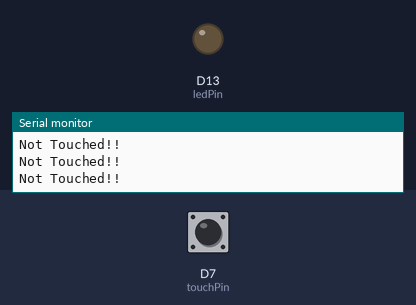
The program below on a simulated Arduino Uno R4 WiFi. Shown: output pins drawn as LEDs (lit = HIGH), the last lines printed to the serial monitor. The inputs (shaded band) are chosen by the test bench; at power-on: D7 (touchPin) LOW.

Above: at 1.2 s.
1.3 s: D7 (touchPin) pulled HIGH for 0.25 s
At 1.5 s:
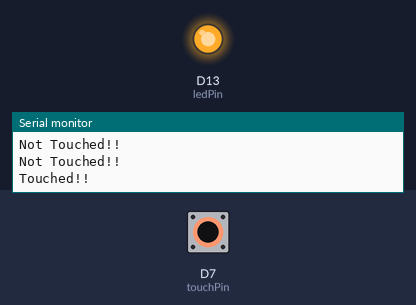
3.1 s: D7 (touchPin) pulled HIGH for 3.2 s
At 7.6 s:
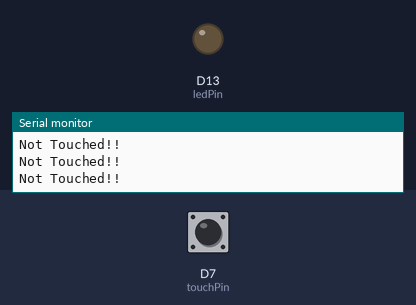
Timing chart, 0 to 9.1 s (numbered marks = the images above; inputs shaded):
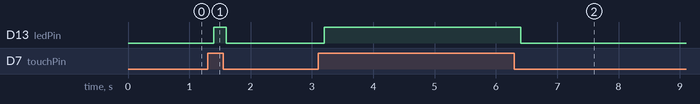

The program:

main.cpp
```cpp
/**
* @file touch_sensor.ino
 * @brief Touch sensor LED control example.
 *
 * @details
 * Reads digital signal from touch sensor.
 * If touched → LED ON and message printed.
 * If not touched → LED OFF.
 *
 * Logic:
 * HIGH (1) -> Touched
 * LOW  (0) -> Not Touched
 *
 * @author Akash Singh
 * @date 2026
 */

#include <Arduino.h>

/// @brief Digital pin connected to touch sensor
#define touchPin 7

/// @brief Built-in LED pin
#define ledPin 13

/**
 * @brief Setup function
 * Initializes pin modes and serial communication.
 */
void setup() {
    pinMode(touchPin, INPUT);
    pinMode(ledPin, OUTPUT);
    Serial.begin(9600);
}

/**
 * @brief Main loop
 * Continuously checks touch sensor state.
 */
void loop() {

    /// Read touch sensor state
    int state = digitalRead(touchPin);

    /**
     * HIGH -> Touch detected
     * LOW  -> No touch detected
     */
    if (state == HIGH) {
        digitalWrite(ledPin, HIGH);
        Serial.println("Touched!!");
    } else {
        digitalWrite(ledPin, LOW);
        Serial.println("Not Touched!!");
    }

    delay(200);  // Small delay for stable reading
}
```

Measured:
- after the input at 1.3 s, D13 (ledPin): LOW → HIGH after 0.10 s, → LOW 0.20 s later
- after the input at 3.1 s, D13 (ledPin): LOW → HIGH after 0.10 s, → LOW 3.2 s later
